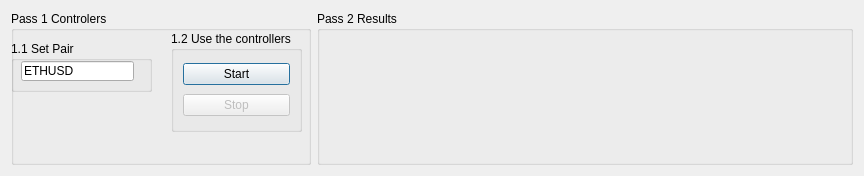
<?xml version="1.0" encoding="UTF-8"?>
<ui version="4.0">
 <class>Dialog</class>
 <widget class="QDialog" name="Dialog">
  <property name="geometry">
   <rect>
    <x>0</x>
    <y>0</y>
    <width>864</width>
    <height>176</height>
   </rect>
  </property>
  <property name="maximumSize">
   <size>
    <width>16777215</width>
    <height>16777215</height>
   </size>
  </property>
  <property name="windowTitle">
   <string>Dialog</string>
  </property>
  <layout class="QHBoxLayout" name="horizontalLayout">
   <item>
    <widget class="QGroupBox" name="groupBox">
     <property name="maximumSize">
      <size>
       <width>300</width>
       <height>16777215</height>
      </size>
     </property>
     <property name="title">
      <string>Pass 1 Controlers</string>
     </property>
     <widget class="QGroupBox" name="groupBox_3">
      <property name="geometry">
       <rect>
        <x>0</x>
        <y>30</y>
        <width>141</width>
        <height>51</height>
       </rect>
      </property>
      <property name="title">
       <string>1.1 Set Pair</string>
      </property>
      <widget class="QLineEdit" name="teCurrency">
       <property name="geometry">
        <rect>
         <x>10</x>
         <y>20</y>
         <width>113</width>
         <height>20</height>
        </rect>
       </property>
       <property name="text">
        <string>ETHUSD</string>
       </property>
      </widget>
     </widget>
     <widget class="QGroupBox" name="groupBox_4">
      <property name="geometry">
       <rect>
        <x>160</x>
        <y>20</y>
        <width>131</width>
        <height>101</height>
       </rect>
      </property>
      <property name="title">
       <string>1.2 Use the controllers</string>
      </property>
      <layout class="QVBoxLayout" name="verticalLayout_2">
       <item>
        <widget class="QPushButton" name="pbStartMonitoring">
         <property name="text">
          <string>Start</string>
         </property>
        </widget>
       </item>
       <item>
        <widget class="QPushButton" name="pbStopMonitoring">
         <property name="enabled">
          <bool>false</bool>
         </property>
         <property name="text">
          <string>Stop</string>
         </property>
        </widget>
       </item>
      </layout>
     </widget>
    </widget>
   </item>
   <item>
    <widget class="QGroupBox" name="groupBox_2">
     <property name="title">
      <string>Pass 2 Results</string>
     </property>
     <layout class="QVBoxLayout" name="verticalLayout">
      <item>
       <widget class="QLabel" name="lblCurrentPrice">
        <property name="text">
         <string/>
        </property>
       </widget>
      </item>
      <item>
       <widget class="QLabel" name="lblSpread">
        <property name="text">
         <string/>
        </property>
       </widget>
      </item>
      <item>
       <widget class="QLabel" name="lblBuying">
        <property name="text">
         <string/>
        </property>
       </widget>
      </item>
      <item>
       <widget class="QLabel" name="label_3">
        <property name="text">
         <string/>
        </property>
       </widget>
      </item>
     </layout>
    </widget>
   </item>
  </layout>
 </widget>
 <resources/>
 <connections/>
</ui>
